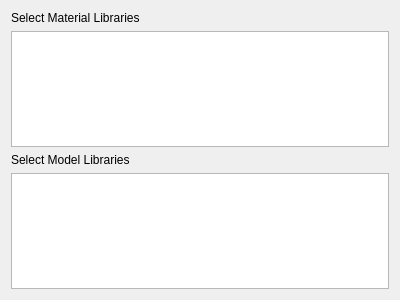
<?xml version="1.0" encoding="UTF-8"?>
<ui version="4.0">
 <class>MatGui::TaskMigrateDatabase</class>
 <widget class="QWidget" name="MatGui::TaskMigrateDatabase">
  <property name="geometry">
   <rect>
    <x>0</x>
    <y>0</y>
    <width>400</width>
    <height>300</height>
   </rect>
  </property>
  <property name="windowTitle">
   <string>Database Migration</string>
  </property>
  <layout class="QVBoxLayout" name="verticalLayout">
   <item>
    <widget class="QLabel" name="label">
     <property name="text">
      <string>Select Material Libraries</string>
     </property>
    </widget>
   </item>
   <item>
    <widget class="QListWidget" name="listMaterialLibraries">
     <property name="toolTip">
      <string>Select material libraries to migrate. Existing materials will not be overwritten.</string>
     </property>
    </widget>
   </item>
   <item>
    <widget class="QLabel" name="label_2">
     <property name="text">
      <string>Select Model Libraries</string>
     </property>
    </widget>
   </item>
   <item>
    <widget class="QListWidget" name="listModelLibraries">
     <property name="toolTip">
      <string>Select model libraries to migrate. Existing models will not be overwritten.</string>
     </property>
    </widget>
   </item>
  </layout>
 </widget>
 <resources/>
 <connections/>
</ui>
